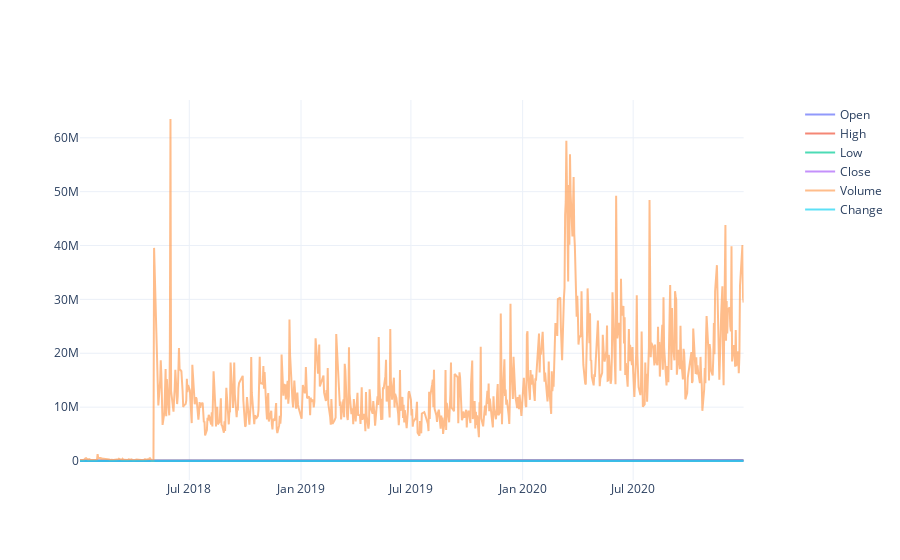

This figure's notebook cell:
### Code cell
# 캔들차트 안나옴 빠진듯...
fdr.chart.plot(df1)

### Figure 1 — Plotly figure (JSON) as saved in the notebook; plotly's stock layout.template omitted (floating-point values rounded to 4 significant figures; data arrays with more than 128 entries replaced by an {"elided": "..."} marker saying what was removed)
{"data": [{"mode": "lines", "name": "Open", "opacity": 0.7, "type": "scatter", "x": {"elided": "738 str values"}, "xaxis": "x", "y": {"elided": "738 int values"}, "yaxis": "y"}, {"mode": "lines", "name": "High", "opacity": 0.7, "type": "scatter", "x": {"elided": "738 str values"}, "xaxis": "x", "y": {"elided": "738 int values"}, "yaxis": "y"}, {"mode": "lines", "name": "Low", "opacity": 0.7, "type": "scatter", "x": {"elided": "738 str values"}, "xaxis": "x", "y": {"elided": "738 int values"}, "yaxis": "y"}, {"mode": "lines", "name": "Close", "opacity": 0.7, "type": "scatter", "x": {"elided": "738 str values"}, "xaxis": "x", "y": {"elided": "738 int values"}, "yaxis": "y"}, {"mode": "lines", "name": "Volume", "opacity": 0.7, "type": "scatter", "x": {"elided": "738 str values"}, "xaxis": "x", "y": {"elided": "738 int values"}, "yaxis": "y"}, {"mode": "lines", "name": "Change", "opacity": 0.7, "type": "scatter", "x": {"elided": "738 str values"}, "xaxis": "x", "y": {"elided": "738 float values"}, "yaxis": "y"}], "layout": {"xaxis": {"anchor": "y", "domain": [0, 0.94]}, "yaxis": {"anchor": "x", "domain": [0, 1]}, "yaxis2": {"anchor": "x", "overlaying": "y", "side": "right"}}}
